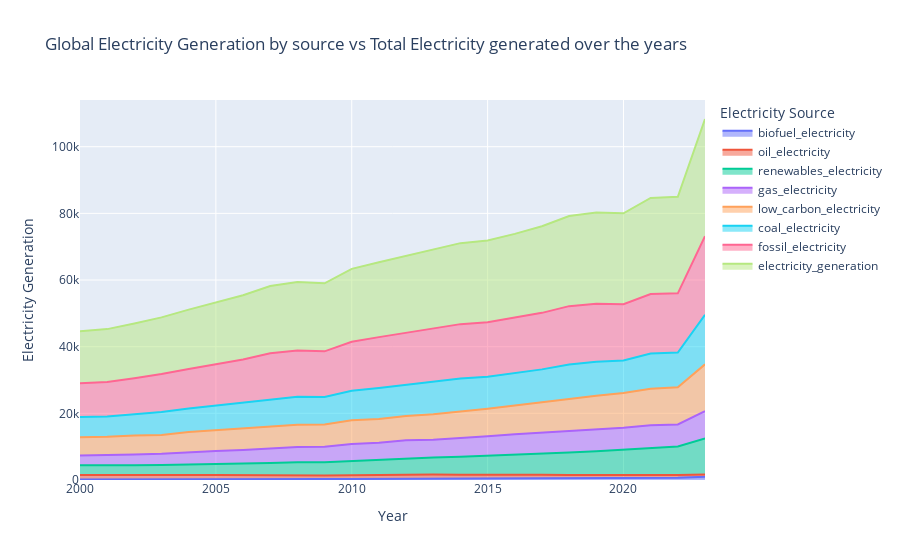

The notebook cell saved with this chart:
### Code cell
#data_globe = df_1.groupby('year').sum(numeric_only=True).reset_index()
dat_1 = df_1.melt(id_vars="year",value_vars=['biofuel_electricity','oil_electricity','renewables_electricity','gas_electricity','low_carbon_electricity','coal_electricity','fossil_electricity','electricity_generation'],var_name = 'Electricity Source', value_name = 'Electricity Generation')
fig_2 = px.area(dat_1,x='year',y='Electricity Generation',color='Electricity Source', title='Global Electricity Generation by source vs Total Electricity generated over the years',labels={'year':'Year'})
fig_2.show()

### Figure 1 — Plotly figure (JSON) as saved in the notebook; plotly's stock layout.template omitted (floating-point values rounded to 4 significant figures)
{"data": [{"fillpattern": {"shape": ""}, "hovertemplate": "Electricity Source=biofuel_electricity<br>Year=%{x}<br>Electricity Generation=%{y}<extra></extra>", "legendgroup": "biofuel_electricity", "line": {"color": "#636efa"}, "marker": {"symbol": "circle"}, "mode": "lines", "name": "biofuel_electricity", "orientation": "v", "showlegend": true, "stackgroup": "1", "type": "scatter", "x": [2000, 2001, 2002, 2003, 2004, 2005, 2006, 2007, 2008, 2009, 2010, 2011, 2012, 2013, 2014, 2015, 2016, 2017, 2018, 2019, 2020, 2021, 2022, 2023], "xaxis": "x", "y": [158.6, 152.6, 166.4, 180.5, 196.8, 217.0, 231.6, 253.5, 270.7, 291.3, 336.2, 350.9, 381.7, 415.6, 451.0, 490.0, 495.3, 527.8, 559.1, 592.4, 626.5, 677.3, 681.5, 971.4], "yaxis": "y"}, {"fillpattern": {"shape": ""}, "hovertemplate": "Electricity Source=oil_electricity<br>Year=%{x}<br>Electricity Generation=%{y}<extra></extra>", "legendgroup": "oil_electricity", "line": {"color": "#EF553B"}, "marker": {"symbol": "circle"}, "mode": "lines", "name": "oil_electricity", "orientation": "v", "showlegend": true, "stackgroup": "1", "type": "scatter", "x": [2000, 2001, 2002, 2003, 2004, 2005, 2006, 2007, 2008, 2009, 2010, 2011, 2012, 2013, 2014, 2015, 2016, 2017, 2018, 2019, 2020, 2021, 2022, 2023], "xaxis": "x", "y": [1361.0, 1321.0, 1307.0, 1332.0, 1298.0, 1308.0, 1202.0, 1223.0, 1197.0, 1095.0, 1099.0, 1203.0, 1256.0, 1208.0, 1147.0, 1145.0, 1086.0, 1011.0, 909.3, 854.3, 791.0, 850.1, 849.7, 697.5], "yaxis": "y"}, {"fillpattern": {"shape": ""}, "hovertemplate": "Electricity Source=renewables_electricity<br>Year=%{x}<br>Electricity Generation=%{y}<extra></extra>", "legendgroup": "renewables_electricity", "line": {"color": "#00cc96"}, "marker": {"symbol": "circle"}, "mode": "lines", "name": "renewables_electricity", "orientation": "v", "showlegend": true, "stackgroup": "1", "type": "scatter", "x": [2000, 2001, 2002, 2003, 2004, 2005, 2006, 2007, 2008, 2009, 2010, 2011, 2012, 2013, 2014, 2015, 2016, 2017, 2018, 2019, 2020, 2021, 2022, 2023], "xaxis": "x", "y": [2926.0, 2862.0, 2941.0, 2967.0, 3203.0, 3356.0, 3513.0, 3623.0, 3887.0, 3970.0, 4310.0, 4498.0, 4832.0, 5144.0, 5409.0, 5649.0, 5996.0, 6381.0, 6803.0, 7175.0, 7659.0, 8113.0, 8522.0, 10760.0], "yaxis": "y"}, {"fillpattern": {"shape": ""}, "hovertemplate": "Electricity Source=gas_electricity<br>Year=%{x}<br>Electricity Generation=%{y}<extra></extra>", "legendgroup": "gas_electricity", "line": {"color": "#ab63fa"}, "marker": {"symbol": "circle"}, "mode": "lines", "name": "gas_electricity", "orientation": "v", "showlegend": true, "stackgroup": "1", "type": "scatter", "x": [2000, 2001, 2002, 2003, 2004, 2005, 2006, 2007, 2008, 2009, 2010, 2011, 2012, 2013, 2014, 2015, 2016, 2017, 2018, 2019, 2020, 2021, 2022, 2023], "xaxis": "x", "y": [2892.0, 3070.0, 3270.0, 3428.0, 3690.0, 3857.0, 4089.0, 4423.0, 4572.0, 4594.0, 5073.0, 5099.0, 5421.0, 5318.0, 5489.0, 5821.0, 6120.0, 6245.0, 6495.0, 6676.0, 6637.0, 6805.0, 6613.0, 8197.0], "yaxis": "y"}, {"fillpattern": {"shape": ""}, "hovertemplate": "Electricity Source=low_carbon_electricity<br>Year=%{x}<br>Electricity Generation=%{y}<extra></extra>", "legendgroup": "low_carbon_electricity", "line": {"color": "#FFA15A"}, "marker": {"symbol": "circle"}, "mode": "lines", "name": "low_carbon_electricity", "orientation": "v", "showlegend": true, "stackgroup": "1", "type": "scatter", "x": [2000, 2001, 2002, 2003, 2004, 2005, 2006, 2007, 2008, 2009, 2010, 2011, 2012, 2013, 2014, 2015, 2016, 2017, 2018, 2019, 2020, 2021, 2022, 2023], "xaxis": "x", "y": [5526.0, 5537.0, 5658.0, 5629.0, 5986.0, 6147.0, 6339.0, 6390.0, 6645.0, 6689.0, 7113.0, 7170.0, 7321.0, 7650.0, 7967.0, 8241.0, 8627.0, 9036.0, 9524.0, 9994.0, 10370.0, 10940.0, 11170.0, 14080.0], "yaxis": "y"}, {"fillpattern": {"shape": ""}, "hovertemplate": "Electricity Source=coal_electricity<br>Year=%{x}<br>Electricity Generation=%{y}<extra></extra>", "legendgroup": "coal_electricity", "line": {"color": "#19d3f3"}, "marker": {"symbol": "circle"}, "mode": "lines", "name": "coal_electricity", "orientation": "v", "showlegend": true, "stackgroup": "1", "type": "scatter", "x": [2000, 2001, 2002, 2003, 2004, 2005, 2006, 2007, 2008, 2009, 2010, 2011, 2012, 2013, 2014, 2015, 2016, 2017, 2018, 2019, 2020, 2021, 2022, 2023], "xaxis": "x", "y": [6058.0, 6143.0, 6408.0, 6856.0, 7087.0, 7437.0, 7852.0, 8355.0, 8378.0, 8250.0, 8819.0, 9248.0, 9298.0, 9779.0, 9968.0, 9629.0, 9683.0, 9990.0, 10380.0, 10170.0, 9770.0, 10540.0, 10380.0, 14850.0], "yaxis": "y"}, {"fillpattern": {"shape": ""}, "hovertemplate": "Electricity Source=fossil_electricity<br>Year=%{x}<br>Electricity Generation=%{y}<extra></extra>", "legendgroup": "fossil_electricity", "line": {"color": "#FF6692"}, "marker": {"symbol": "circle"}, "mode": "lines", "name": "fossil_electricity", "orientation": "v", "showlegend": true, "stackgroup": "1", "type": "scatter", "x": [2000, 2001, 2002, 2003, 2004, 2005, 2006, 2007, 2008, 2009, 2010, 2011, 2012, 2013, 2014, 2015, 2016, 2017, 2018, 2019, 2020, 2021, 2022, 2023], "xaxis": "x", "y": [10110.0, 10320.0, 10770.0, 11380.0, 11830.0, 12410.0, 12940.0, 13780.0, 13920.0, 13720.0, 14750.0, 15300.0, 15720.0, 16040.0, 16330.0, 16320.0, 16610.0, 16960.0, 17490.0, 17400.0, 16900.0, 17880.0, 17790.0, 23560.0], "yaxis": "y"}, {"fillpattern": {"shape": ""}, "hovertemplate": "Electricity Source=electricity_generation<br>Year=%{x}<br>Electricity Generation=%{y}<extra></extra>", "legendgroup": "electricity_generation", "line": {"color": "#B6E880"}, "marker": {"symbol": "circle"}, "mode": "lines", "name": "electricity_generation", "orientation": "v", "showlegend": true, "stackgroup": "1", "type": "scatter", "x": [2000, 2001, 2002, 2003, 2004, 2005, 2006, 2007, 2008, 2009, 2010, 2011, 2012, 2013, 2014, 2015, 2016, 2017, 2018, 2019, 2020, 2021, 2022, 2023], "xaxis": "x", "y": [15630.0, 15860.0, 16420.0, 17010.0, 17820.0, 18550.0, 19280.0, 20170.0, 20570.0, 20400.0, 21860.0, 22470.0, 23040.0, 23690.0, 24300.0, 24560.0, 25240.0, 25990.0, 27010.0, 27390.0, 27270.0, 28820.0, 28970.0, 35190.0], "yaxis": "y"}], "layout": {"autosize": true, "legend": {"title": {"text": "Electricity Source"}, "tracegroupgap": 0}, "title": {"text": "Global Electricity Generation by source vs Total Electricity generated over the years"}, "xaxis": {"anchor": "y", "autorange": true, "domain": [0, 1], "range": [2000, 2023], "title": {"text": "Year"}, "type": "linear"}, "yaxis": {"anchor": "x", "autorange": true, "domain": [0, 1], "range": [0, 114000.0], "title": {"text": "Electricity Generation"}, "type": "linear"}}}
